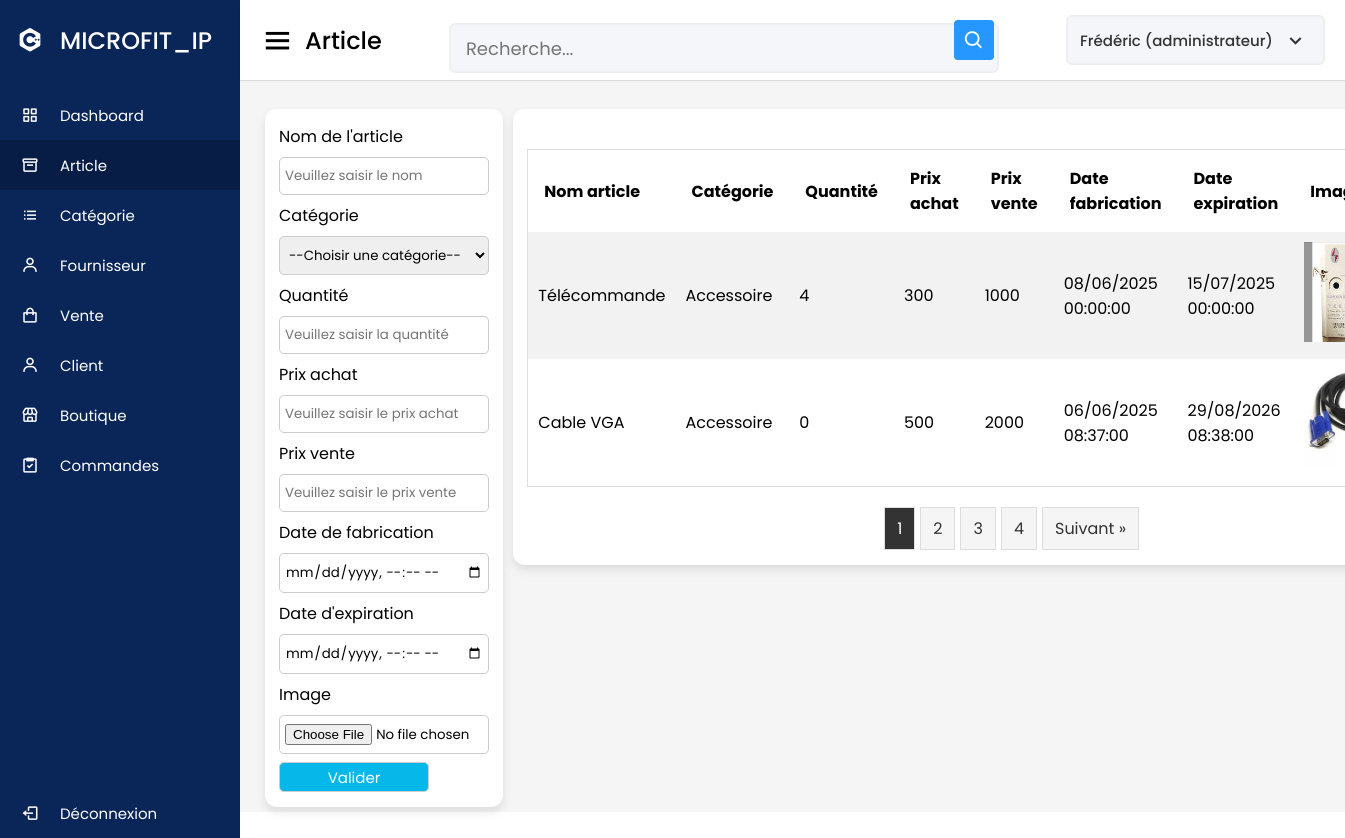
The page /vue/article.php (signed in) on the database its author committed.
### tables this page shows
CREATE TABLE `article` (
  `id` int(11) NOT NULL,
  `nom_article` varchar(50) NOT NULL,
  `id_categorie` int(11) NOT NULL,
  `quantite` int(11) NOT NULL,
  `prix_achat` int(11) NOT NULL,
  `prix_vente` int(11) NOT NULL,
  `date_fabrication` datetime NOT NULL,
  `date_expiration` datetime NOT NULL,
  `images` varchar(255) DEFAULT NULL,
  `id_fournisseur` int(11) DEFAULT NULL
);

CREATE TABLE `categorie_article` (
  `id` int(11) NOT NULL,
  `libelle_categorie` varchar(60) NOT NULL
);

### model/function.php (called while the page is built, shortened)
<?php
function getArticle($id = null, $searchDATA = array(), $limit = null, $offset = null)
{
    $pagination = "";
    if (!empty($limit) && (!empty($offset) || $offset == 0)) {
        $pagination = " LIMIT $limit OFFSET $offset";
    }
    if (!empty($id)) {
        $sql = "SELECT a.id AS id, id_categorie, nom_article, libelle_categorie, quantite, prix_achat, prix_vente, date_fabrication,
                date_expiration, images
                FROM article AS a, categorie_article AS c
                WHERE a.id=? AND c.id=a.id_categorie";
        $req = $GLOBALS['connexion']->prepare($sql);
        $req->execute(array($id));
        return $req->fetch();
    } else {
        $sql = "SELECT a.id AS id, id_categorie, nom_article, libelle_categorie, quantite, prix_achat, prix_vente, date_fabrication,
                date_expiration, images
                FROM article AS a, categorie_article AS c
                WHERE c.id=a.id_categorie $pagination";
        $req = $GLOBALS['connexion']->prepare($sql);
        $req->execute();
        return $req->fetchAll();
    }
}
function countArticle($searchDATA = array())
{
    if (!empty($searchDATA)) {
        $search = "";
        extract($searchDATA);
        if (!empty($nom_article))
            $search .= " AND a.nom_article LIKE '%$nom_article%' ";
        if (!empty($id_categorie))
            $search .= " AND a.id_categorie = $id_categorie ";
        if (!empty($quantite))
            $search .= " AND a.quantite = $quantite ";
        if (!empty($prix_achat))
            $search .= " AND a.prix_achat = $prix_achat ";
        if (!empty($prix_vente))
            $search .= " AND a.prix_vente = $prix_vente ";
        if (!empty($date_fabrication))
            $search .= " AND DATE(a.date_fabrication) = '$date_fabrication' ";
        if (!empty($date_expiration))
            $search .= " AND DATE(a.date_expiration) = '$date_expiration' ";
        $sql = "SELECT COUNT(*) AS total FROM article AS a, categorie_article AS c
                WHERE c.id=a.id_categorie $search";
        $req = $GLOBALS['connexion']->prepare($sql);
        $req->execute();
        return $req->fetch();
    } else {
        $sql = "SELECT COUNT(*) AS total
                FROM article AS a, categorie_article AS c
                WHERE c.id=a.id_categorie";
        $req = $GLOBALS['connexion']->prepare($sql);
        $req->execute();
        return $req->fetch();
    }
}

### vue/article.php (the view, shortened to what this page needs)
<?php
include 'entete.php';
$page = isset($_GET['page']) ? $_GET['page'] : 1;
$limit = 2;
$offset = ($page - 1) * $limit;
?>
<div class="home-content">
    <div class="overview-boxes">
        <div class="box">
            <form action="<?= !empty($_GET['id']) ? "../model/modifArticle.php" : "../model/ajoutArticle.php" ?>"
                method="post" enctype="multipart/form-data">
                <label for="nom_article">Nom de l'article</label>
                <input type="text" name="nom_article" id="nom_article" placeholder="Veuillez saisir le nom"
                    value="<?= !empty($_GET['id']) ? $article['nom_article'] : "" ?>">
                <label for="id_categorie">Catégorie</label>
                <select name="id_categorie" id="id_categorie">
                    <option value="">--Choisir une catégorie--</option>
                </select>
                <label for="quantite">Quantité</label>
                <input type="number" name="quantite" id="quantite" placeholder="Veuillez saisir la quantité"
                    value="<?= !empty($_GET['id']) ? $article['quantite'] : "" ?>">
                <label for="prix_achat">Prix achat</label>
                <input type="number" name="prix_achat" id="prix_achat" placeholder="Veuillez saisir le prix achat"
                    value="<?= !empty($_GET['id']) ? $article['prix_achat'] : "" ?>">
                <label for="prix_vente">Prix vente</label>
                <input type="number" name="prix_vente" id="prix_vente" placeholder="Veuillez saisir le prix vente"
                    value="<?= !empty($_GET['id']) ? $article['prix_vente'] : "" ?>">
                <label for="date_fabrication">Date de fabrication</label>
                <input type="datetime-local" name="date_fabrication" id="date_fabrication"
                    value="<?= !empty($_GET['id']) ? $article['date_fabrication'] : "" ?>">
                <label for="date_expiration">Date d'expiration</label>
                <input type="datetime-local" name="date_expiration" id="date_expiration"
                    value="<?= !empty($_GET['id']) ? $article['date_expiration'] : "" ?>">
                <label for="images">Image</label>
                <input type="file" name="images" id="images">
                <button type="submit">Valider</button>
            </form>
        </div>
        <div style="display: block;" class="box">
            <br>
            <table class="mtable">
                <tr>
                    <th>Nom article</th>
                    <th>Catégorie</th>
                    <th>Quantité</th>
                    <th>Prix achat</th>
                    <th>Prix vente</th>
                    <th>Date fabrication</th>
                    <th>Date expiration</th>
                    <th>Image</th>
                </tr>
                <?php
                if (!empty($_GET['s'])) {
                    $articles = getArticle(null, $_GET, $limit, $offset);
                    $count = countArticle($_GET);
                } else {
                    $articles = getArticle(null, null, $limit, $offset);
                    $count = countArticle(null);
                }
                $total_articles = $count['total'];
                $total_pages = ceil($total_articles / $limit);
                if (!empty($articles) && is_array($articles)) {
                    foreach ($articles as $value) {
                        echo "<tr>
                            <td>{$value['nom_article']}</td>
                            <td>{$value['libelle_categorie']}</td>
                            <td>{$value['quantite']}</td>
                            <td>{$value['prix_achat']}</td>
                            <td>{$value['prix_vente']}</td>
                            <td>" . date('d/m/Y H:i:s', strtotime($value['date_fabrication'])) . "</td>
                            <td>" . date('d/m/Y H:i:s', strtotime($value['date_expiration'])) . "</td>
                            <td><img width='100' height='100' src='{$value['images']}' alt='{$value['nom_article']}'></td>
                            <td><a href='?id={$value['id']}'><i class='bx bx-edit-alt'></i></a></td>
                        </tr>";
                    }
                }
                ?>
            </table>
            <div class="pagination">
                <?php
                for ($i = 1; $i <= $total_pages; $i++) {
                    $active = ($i == $page) ? "active" : "";
                    echo "<a class='$active' href='?page=$i'>$i</a> ";
                }
                if ($page < $total_pages) {
                    $next_page = $page + 1;
                    echo "<a href='?page=$next_page'>Suivant &raquo;</a> ";
                }
                ?>
            </div>
        </div>
    </div>
</div>
</section>
<?php include 'pied.php'; ?>

### public/css/style.css (style rules this page uses)
* { margin: 0; padding: 0; box-sizing: border-box; font-family: "Poppins", sans-serif; }
.home-section .home-content { position: relative; padding-top: 104px; }
.home-content .overview-boxes { display: flex; align-items: flex-start; justify-content: space-between; flex-wrap: nowrap; padding: 0 20px; margin-bottom: 26px; }
.overview-boxes .box { display: flex; align-items: center; justify-content: center; background: #fff; padding: 15px 14px; border-radius: 12px; box-shadow: 0 5px 10px rgba(0, 0, 0, 0.1); margin: 5px; }
input, textarea, select { margin-bottom: 10px; box-sizing: border-box; width: 100%; margin: 8px 0; padding: 8px 5px; border-radius: 5px; border: 1px solid #ccc; }
button { background-color: rgb(6, 183, 233); color: white; width: 150px; height: 30px; border: 1px solid #ccc; font-size: 15px; border-radius: 5px; }
label { display: block; }
form { width: 100%; }
table.mtable { width: 100%; border-collapse: collapse; width: 100%; border: 1px solid #ddd; }
th, td { text-align: left; padding: 16px; }
table.mtable tr:nth-child(even) { background: #f2f2f2; }
table.mtable td { padding: 10px; }
.pagination { display: flex; justify-content: center; margin-top: 20px; }
.pagination a { display: inline-block; padding: 8px 12px; margin-right: 5px; background-color: #f5f5f5; color: #333; border: 1px solid #ddd; text-decoration: none; transition: background-color 0.3s ease; }
.pagination .active { background-color: #333; color: #fff; }

### rows shown on the page
article: nom_article "Télécommande", categorie_article.libelle_categorie "Accessoire", quantite "4", prix_achat "300", prix_vente "1000", date_fabrication "08/06/2025 00:00:00", date_expiration "15/07/2025 00:00:00", images (picture)
article: nom_article "Cable VGA", categorie_article.libelle_categorie "Accessoire", quantite "0", prix_achat "500", prix_vente "2000", date_fabrication "06/06/2025 08:37:00", date_expiration "29/08/2026 08:38:00", images (picture)

### other values the page prints
$nom_page "Article"
$_SESSION['prenom'] "Frédéric"
$type "administrateur"
